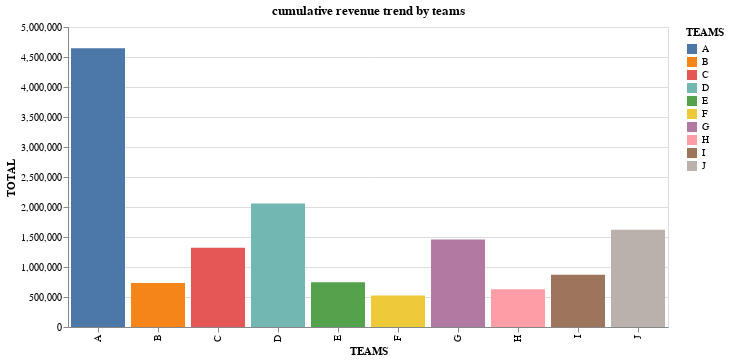

The notebook cell saved with this chart:
### Code cell
#scatter plot
c=alt.Chart(df).mark_bar().encode(
    x='TEAMS',
    y='TOTAL',
    color='TEAMS',
    tooltip=['27/05/2024','28/05/2024','29/05/2024','30/05/2024','31/05/2024'],
    
).properties(title="cumulative revenue trend by teams",
            width=600 ).interactive()

c
